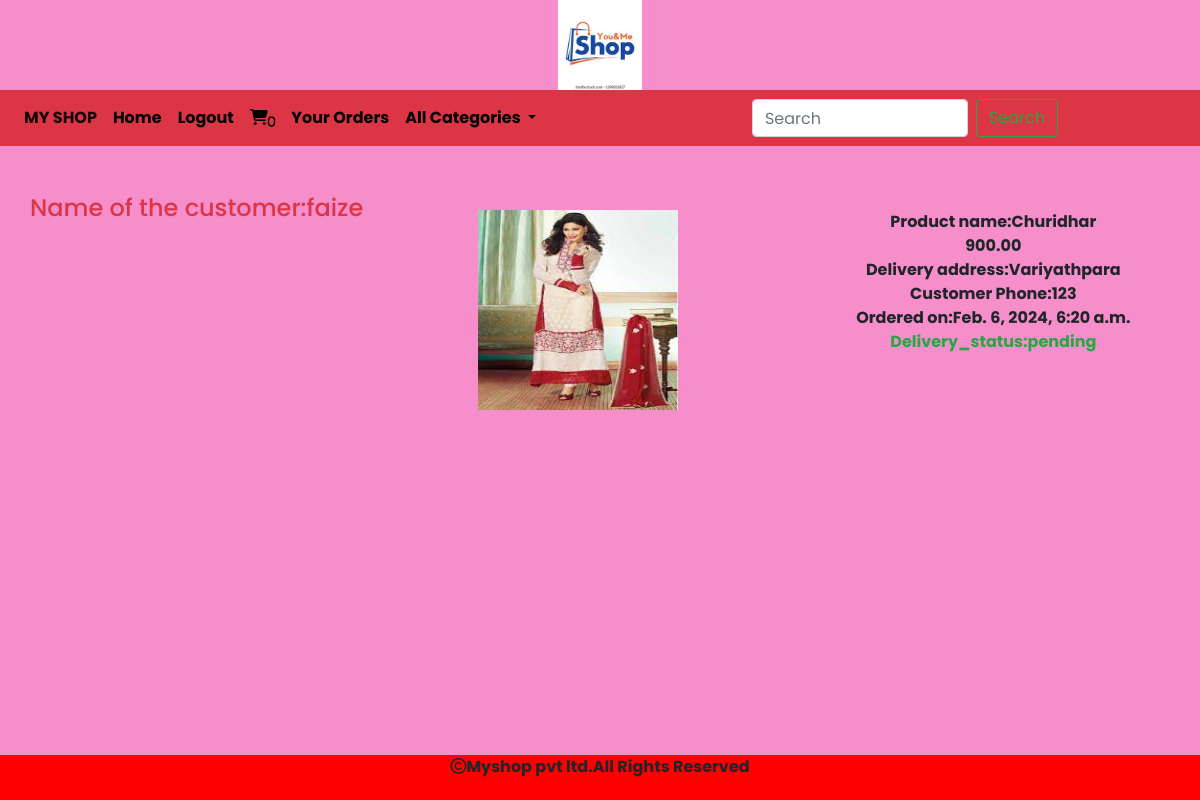
The page /cart/orderview (signed in) on the database its author committed.
### cart/models.py (models this page shows, shortened)
class Order(models.Model):
    product=models.ForeignKey(Products,on_delete=models.CASCADE)
    no_of_items=models.IntegerField()
    user=models.ForeignKey(User,on_delete=models.CASCADE)
    ordered_date=models.DateTimeField(auto_now_add=True)
    address=models.TextField()
    phone=models.IntegerField()
    order_status=models.CharField(max_length=20,default="pending")
    delivery_status=models.CharField(max_length=20,default="pending")

### shop/models.py (models this page shows, shortened)
class Products(models.Model):
    name = models.CharField(max_length=20)
    desc = models.TextField()
    image = models.ImageField(upload_to="images/products", null=True, blank=True)
    price=models.DecimalField(max_digits=10,decimal_places=2)
    stock=models.IntegerField()
    available=models.BooleanField(default=True)
    created=models.DateTimeField(auto_now_add=True)
    updated=models.DateTimeField(auto_now=True)
    category=models.ForeignKey(Category,on_delete=models.CASCADE)

### cart/views.py (the view)
# urls.py: path('orderview',views.orderview,name="orderview"),
@login_required
def orderview(request):
    u=request.user
    o=Order.objects.filter(user=u)
    return render(request,'orderview.html',{'o':o,'u':u.username})

### cart/context_processors.py (called while the page is built)
def total(request):
    item_count=0
    if request.user:
        u = request.user
        try:
            cart = Cart.objects.filter(user=u)
            for i in cart:
                item_count += i.quantity
        except:
            item_count = 0
    return {'count': item_count}

### shop/context_processors.py (called while the page is built)
def menu_links(request):
    c=Category.objects.all()
    return{'links':c}

### templates/orderview.html
{% extends 'base.html' %}
{% load static %}
{% block content %}
 <div class="container" >
    <div class="row mt-5 ">
        <h4 class= "text-danger">Name of the customer:{{u}}</h4>
         {% for i in o %}
        <div class="col sm-4 mt-3 " style="margin-left:100px;">
            <img src="{{i.product.image.url}}" height="200px" width="200px">
        </div>
         <div class="col sm-6  text-center mt-3 ">
             <b>Product name:{{i.product.name}}</b><br>
             <b>{{i.product.price}}</b><br>
             <b>Delivery address:{{i.address}}</b><br>
             <b>Customer Phone:{{i.phone}}</b><br>
             <b>Ordered on:{{i.ordered_date}}</b><br>
             <b class="text-success">Delivery_status:{{i.delivery_status}}</b><br>
         </div>
     {% endfor %}
    </div>
</div>
{% endblock %}

### templates/base.html (shortened to what this page needs)
<!DOCTYPE html>
{% load static %}
<html lang="en">
<head>
    <link rel="stylesheet" href="https://cdn.jsdelivr.net/npm/bootstrap@4.3.1/dist/css/bootstrap.min.css">
    <link rel="stylesheet" href="{% static 'css/style.css' %}">
    <link rel="stylesheet" href="https://cdnjs.cloudflare.com/ajax/libs/font-awesome/6.5.1/css/all.min.css" />
</head>
<body>
<header>
    <div class="container-fluid">
        <center><img src="{% static 'images/logo.jpg' %}" height="90px width=90px"></center>
    </div>
<nav class="navbar navbar-expand-lg navbar-light bg-danger">
  <div class="collapse navbar-collapse" id="navbarSupportedContent">
    <ul class="navbar-nav mr-auto mb-2 mb-lg-0">
      <li class="nav-item ">
        <a class="nav-link active" aria-current="page" href="#">MY SHOP </a>
      </li>
<li class="nav-item">
        <a class="nav-link" href="{% url 'shop:allcat' %}">Home</a>
      </li>
        {% if user.is_authenticated %}
        <li class="nav-item">
        <a class="nav-link" href="{% url 'shop:logout' %}">Logout</a>
      </li>
       {% if user.is_superuser == False %}
        <li class="nav-item">
        <a class="nav-link" href="{% url 'cart:cartview' %}"><i class="fa-solid fa-cart-shopping"><sub class="ms-1">{{count}}</sub></i></a>
      </li>
        <li class="nav-item">
        <a class="nav-link" href="{% url 'cart:orderview' %}">Your Orders</a>
      </li>
        {% endif %}
    {% endif %}
      <li class="nav-item dropdown">
        <a class="nav-link dropdown-toggle" href="#" id="navbarDropdown" role="button" data-toggle="dropdown" aria-haspopup="true" aria-expanded="false">
         All Categories
        </a>
       </li>
    </ul>
      <form class="d-flex" method="POST" action="{% url 'search:search' %}">
      <input class="form-control mr-sm-2" type="search"  name=q placeholder="Search" aria-label="Search">
      <button class="btn btn-outline-success my-2 my-sm-0" type="submit">Search</button>
    </form>
        </div>
</nav>
</header>
<footer>
    <div class="footer">
        <p><b><i class="fa-regular fa-copyright"></i>Myshop pvt ltd.All Rights Reserved</b></p>
    </div>
</footer>
</body>
</html>
{% block content %}
{% endblock %}

### static/css/style.css (style rules this page uses)
body { font-family: 'Poppins', sans-serif; background-color:rgb(245, 142, 202); }
.footer { height:45px; width:100%; text-align:center; background-color:red; position:fixed; bottom:0; left:0; }
.navbar-light .navbar-nav .nav-link { color: black; font-weight:bold; }
.form-control { width:50%; }

### rows shown on the page
Order: product.image (picture), product.name "Churidhar", product.price "900.00", address "Variyathpara", phone "123", ordered_date "Feb. 6, 2024, 6:20 a.m.", delivery_status "pending"

### other values the page prints
{{ count }} "0"
{{ u }} "faize"
